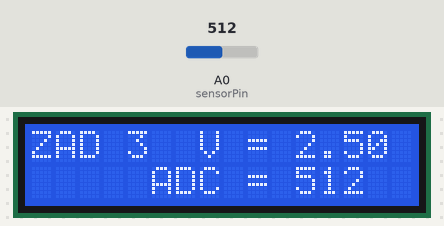
The sketch below on a simulated Arduino Uno, built with avr-gcc and run on an emulated ATmega328P. Parts: 16×2 character LCD. The test bench sets the inputs (shaded band); at power-on: A0 (sensorPin) = 512.

Above: at 1.7 s.
1.8 s: A0 (sensorPin) set to 716
At 2.3 s:
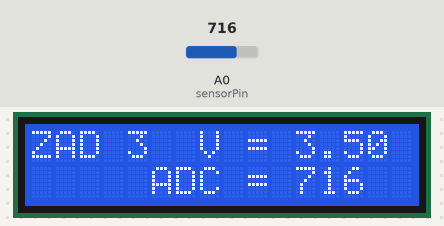
4.8 s: A0 (sensorPin) set to 900
At 5.4 s:
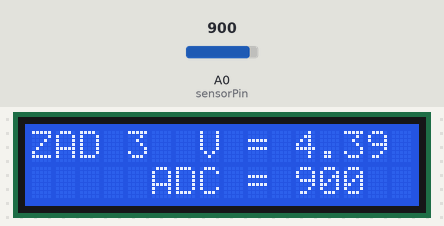
7.8 s: A0 (sensorPin) set to 1023
At 8.9 s:
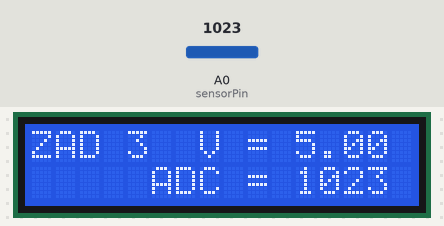
Timing chart, 0 to 10.8 s (numbered marks = the images above; inputs shaded):
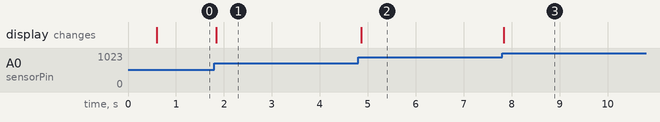

The sketch:

3.ino
```cpp
#include <LiquidCrystal_I2C.h>
int sensorPin = A0;
int sensorValue = 0;
float volt =0.0;
LiquidCrystal_I2C lcd(0x27, 16, 2);

void lcdInit()
{
    lcd.init();
    lcd.backlight();

    lcd.setCursor(0, 0);
    lcd.print("ZAD 3");
    delay(500);
}
void lcdUpdate(){
    lcd.setCursor(5, 1);
    lcd.print("ADC =     ");
    lcd.setCursor(11, 1);
    lcd.print(sensorValue);
    lcd.setCursor(7, 0);
    lcd.print("V =     ");
    lcd.setCursor(11, 0);
    lcd.print(volt);
}
void setup()
{
    lcdInit();

 }

 void loop()
 {
    sensorValue = analogRead(sensorPin);
    float j = (float) sensorValue;
    volt = j*5.0/1024.0;
    lcdUpdate();

 }
```

Measured:
- after the input at 1.8 s, the display: changes at once (image 1)
- after the input at 4.8 s, the display: changes after 0.06 s (image 2)
- after the input at 7.8 s, the display: changes at once (image 3)
